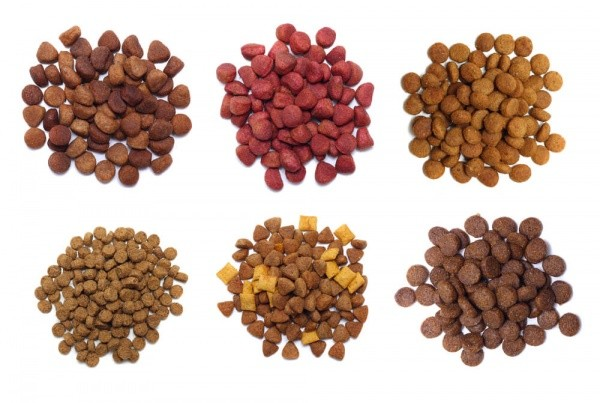
#> input picture dog_feed.jpg, 600 x 403 px
$ python cannied_dogfeed.py
#> lines starting #> are read from the running program, lines starting #| are printed output that depends on the picture; after the words box and inside, x2 and y2 are one past the last pixel; in counts of white or black regions, pixels touching at a corner belong together
import cv2
image = cv2.imread('dog_feed.jpg')
#> image is the input picture: shape (403, 600, 3); mean B, G, R 169.3, 180.1, 203.8

# 高度縮小為416，寬度也等比例縮小
r = 416 / image.shape[0]
#> r = 1.03
dim = (int(image.shape[1] * r), 416)
#> dim = (619, 416)
resized = cv2.resize(image, dim, interpolation=cv2.INTER_AREA)

gray = cv2.cvtColor(resized, cv2.COLOR_BGR2GRAY)
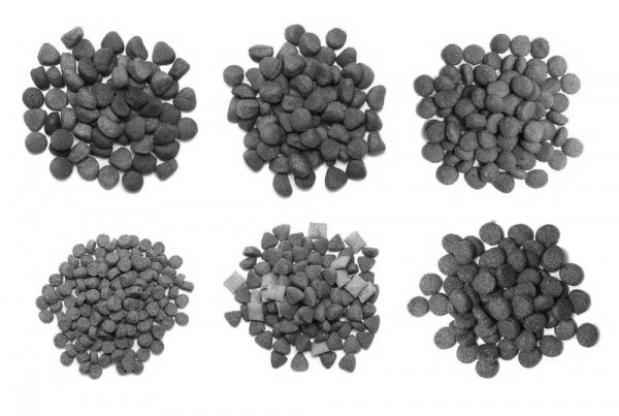
#> gray: shape (416, 619); min 3, max 255, mean 185.9
blurred = cv2.GaussianBlur(gray, (1,1), 0)
cannied = cv2.Canny(blurred,120,150,apertureSize=3)
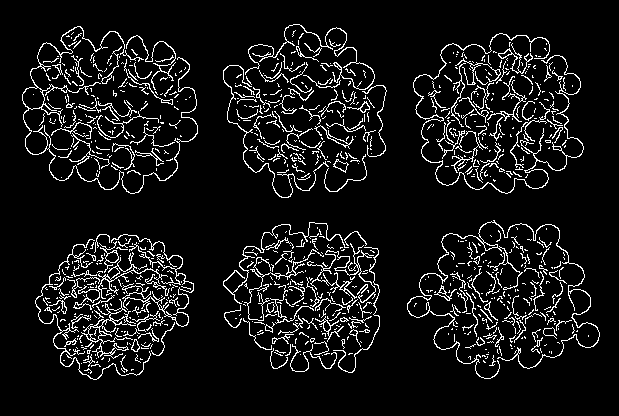
#> cannied: shape (416, 619); 8.4% white in thin lines or dots, all inside (x1, y1, x2, y2) = (22, 24, 600, 380)
cv2.imshow('Input', image)
cv2.imshow('Result', cannied)
cv2.waitKey(0)
cv2.destroyAllWindows()
